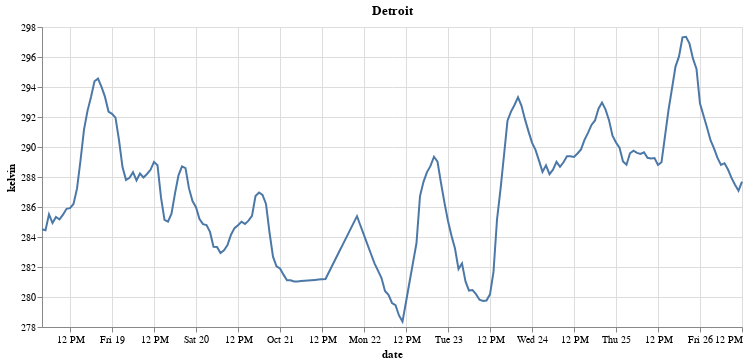

Write notebook code for a chart like this one.
### Markdown cell above
Now the image looks much more natural.

### Code cell
c1 = alt.Chart(df).mark_line().encode(
    x="date",
    y=alt.Y("Detroit", scale=alt.Scale(zero=False), title="kelvin")
).properties(
    width=700,
    title="Detroit"
)

c1

### Figure 1 — Vega-Lite specification as saved in the notebook (floating-point values rounded to 4 significant figures; data arrays with more than 128 entries replaced by an {"elided": "..."} marker saying what was removed)
{"config": {"view": {"continuousWidth": 400, "continuousHeight": 300}}, "data": {"name": "data-d166c9c8c8c11858ada39e1fceca11e3"}, "mark": "line", "encoding": {"x": {"field": "date", "type": "temporal"}, "y": {"field": "Detroit", "scale": {"zero": false}, "title": "kelvin", "type": "quantitative"}}, "title": "Detroit", "width": 700, "$schema": "https://vega.github.io/schema/vega-lite/v4.17.0.json", "datasets": {"data-d166c9c8c8c11858ada39e1fceca11e3": {"elided": "201 records"}}}
